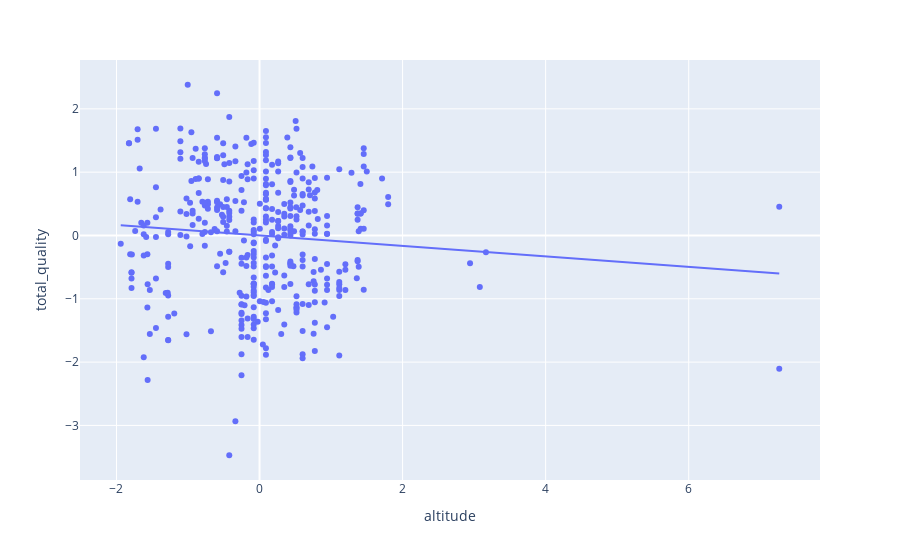

Notebook code cell kept with this figure:
### Code cell
# Fit linear regression model for altitude on total_quality
model = smf.ols(formula = 'total_quality~altitude', data=coffee).fit()
print(model.summary())

px.scatter(coffee, x='altitude', y='total_quality', trendline='ols')

### Figure 1 — Plotly figure (JSON) as saved in the notebook; plotly's stock layout.template omitted (floating-point values rounded to 4 significant figures; data arrays with more than 128 entries replaced by an {"elided": "..."} marker saying what was removed)
{"data": [{"hovertemplate": "altitude=%{x}<br>total_quality=%{y}<extra></extra>", "legendgroup": "", "marker": {"color": "#636efa", "symbol": "circle"}, "mode": "markers", "name": "", "orientation": "v", "showlegend": false, "type": "scatter", "x": {"elided": "402 float values"}, "xaxis": "x", "y": {"elided": "402 float values"}, "yaxis": "y"}, {"hovertemplate": "<b>OLS trendline</b><br>total_quality = -0.0824728 * altitude + -1.20578e-18<br>R<sup>2</sup>=0.007655<br><br>altitude=%{x}<br>total_quality=%{y} <b>(trend)</b><extra></extra>", "legendgroup": "", "marker": {"color": "#636efa", "symbol": "circle"}, "mode": "lines", "name": "", "showlegend": false, "type": "scatter", "x": {"elided": "402 float values"}, "xaxis": "x", "y": {"elided": "402 float values"}, "yaxis": "y"}], "layout": {"legend": {"tracegroupgap": 0}, "margin": {"t": 60}, "xaxis": {"anchor": "y", "domain": [0, 1], "title": {"text": "altitude"}}, "yaxis": {"anchor": "x", "domain": [0, 1], "title": {"text": "total_quality"}}}}
